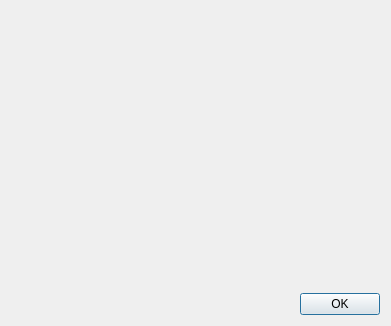
<?xml version="1.0" encoding="UTF-8"?>
<ui version="4.0">
 <class>DialogInfoModule</class>
 <widget class="QDialog" name="DialogInfoModule">
  <property name="geometry">
   <rect>
    <x>0</x>
    <y>0</y>
    <width>391</width>
    <height>326</height>
   </rect>
  </property>
  <property name="windowTitle">
   <string>Information</string>
  </property>
  <layout class="QVBoxLayout" name="verticalLayout">
   <item>
    <widget class="PluginInfoWidget" name="widgetInfo" native="true">
     <property name="sizePolicy">
      <sizepolicy hsizetype="Preferred" vsizetype="Expanding">
       <horstretch>0</horstretch>
       <verstretch>0</verstretch>
      </sizepolicy>
     </property>
    </widget>
   </item>
   <item>
    <layout class="QHBoxLayout" name="horizontalLayout">
     <item>
      <spacer name="horizontalSpacer">
       <property name="orientation">
        <enum>Qt::Horizontal</enum>
       </property>
       <property name="sizeHint" stdset="0">
        <size>
         <width>40</width>
         <height>20</height>
        </size>
       </property>
      </spacer>
     </item>
     <item>
      <widget class="QPushButton" name="pushButtonOK">
       <property name="text">
        <string>OK</string>
       </property>
      </widget>
     </item>
    </layout>
   </item>
  </layout>
 </widget>
 <customwidgets>
  <customwidget>
   <class>PluginInfoWidget</class>
   <extends>QWidget</extends>
   <header>plugininfowidget.h</header>
   <container>1</container>
  </customwidget>
 </customwidgets>
 <resources/>
 <connections/>
</ui>
